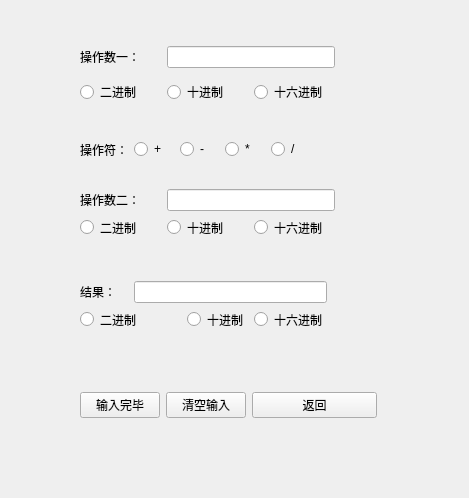
<?xml version="1.0" encoding="UTF-8"?>
<ui version="4.0">
 <class>subwidget3</class>
 <widget class="QWidget" name="subwidget3">
  <property name="geometry">
   <rect>
    <x>0</x>
    <y>0</y>
    <width>469</width>
    <height>498</height>
   </rect>
  </property>
  <property name="windowTitle">
   <string>Form</string>
  </property>
  <widget class="QWidget" name="layoutWidget">
   <property name="geometry">
    <rect>
     <x>80</x>
     <y>40</y>
     <width>255</width>
     <height>71</height>
    </rect>
   </property>
   <layout class="QGridLayout" name="gridLayout">
    <item row="1" column="1">
     <widget class="QRadioButton" name="radioButton_2">
      <property name="text">
       <string>十进制</string>
      </property>
     </widget>
    </item>
    <item row="1" column="2">
     <widget class="QRadioButton" name="radioButton_3">
      <property name="text">
       <string>十六进制</string>
      </property>
     </widget>
    </item>
    <item row="0" column="0">
     <widget class="QLabel" name="label">
      <property name="text">
       <string>操作数一：</string>
      </property>
     </widget>
    </item>
    <item row="1" column="0">
     <widget class="QRadioButton" name="radioButton">
      <property name="text">
       <string>二进制</string>
      </property>
     </widget>
    </item>
    <item row="0" column="1" colspan="2">
     <widget class="QLineEdit" name="lineEdit"/>
    </item>
   </layout>
  </widget>
  <widget class="QWidget" name="layoutWidget_2">
   <property name="geometry">
    <rect>
     <x>80</x>
     <y>189</y>
     <width>255</width>
     <height>49</height>
    </rect>
   </property>
   <layout class="QGridLayout" name="gridLayout_2">
    <item row="0" column="0">
     <widget class="QLabel" name="label_2">
      <property name="text">
       <string>操作数二：</string>
      </property>
     </widget>
    </item>
    <item row="0" column="1" colspan="2">
     <widget class="QLineEdit" name="lineEdit_2"/>
    </item>
    <item row="1" column="0">
     <widget class="QRadioButton" name="radioButton_4">
      <property name="text">
       <string>二进制</string>
      </property>
     </widget>
    </item>
    <item row="1" column="1">
     <widget class="QRadioButton" name="radioButton_5">
      <property name="text">
       <string>十进制</string>
      </property>
     </widget>
    </item>
    <item row="1" column="2">
     <widget class="QRadioButton" name="radioButton_6">
      <property name="text">
       <string>十六进制</string>
      </property>
     </widget>
    </item>
   </layout>
  </widget>
  <widget class="QWidget" name="layoutWidget_3">
   <property name="geometry">
    <rect>
     <x>80</x>
     <y>281</y>
     <width>247</width>
     <height>49</height>
    </rect>
   </property>
   <layout class="QGridLayout" name="gridLayout_3">
    <item row="0" column="0">
     <widget class="QLabel" name="label_4">
      <property name="text">
       <string>结果：</string>
      </property>
     </widget>
    </item>
    <item row="0" column="1" colspan="3">
     <widget class="QLineEdit" name="lineEdit_3"/>
    </item>
    <item row="1" column="0" colspan="2">
     <widget class="QRadioButton" name="radioButton_11">
      <property name="text">
       <string>二进制</string>
      </property>
     </widget>
    </item>
    <item row="1" column="2">
     <widget class="QRadioButton" name="radioButton_12">
      <property name="text">
       <string>十进制</string>
      </property>
     </widget>
    </item>
    <item row="1" column="3">
     <widget class="QRadioButton" name="radioButton_13">
      <property name="text">
       <string>十六进制</string>
      </property>
     </widget>
    </item>
   </layout>
  </widget>
  <widget class="QWidget" name="layoutWidget_4">
   <property name="geometry">
    <rect>
     <x>80</x>
     <y>139</y>
     <width>230</width>
     <height>21</height>
    </rect>
   </property>
   <layout class="QHBoxLayout" name="horizontalLayout">
    <item>
     <widget class="QLabel" name="label_3">
      <property name="text">
       <string>操作符：</string>
      </property>
     </widget>
    </item>
    <item>
     <widget class="QRadioButton" name="radioButton_7">
      <property name="text">
       <string>+</string>
      </property>
     </widget>
    </item>
    <item>
     <widget class="QRadioButton" name="radioButton_8">
      <property name="text">
       <string>-</string>
      </property>
     </widget>
    </item>
    <item>
     <widget class="QRadioButton" name="radioButton_9">
      <property name="text">
       <string>*</string>
      </property>
     </widget>
    </item>
    <item>
     <widget class="QRadioButton" name="radioButton_10">
      <property name="text">
       <string>/</string>
      </property>
     </widget>
    </item>
   </layout>
  </widget>
  <widget class="QWidget" name="layoutWidget_5">
   <property name="geometry">
    <rect>
     <x>80</x>
     <y>389</y>
     <width>297</width>
     <height>32</height>
    </rect>
   </property>
   <layout class="QHBoxLayout" name="horizontalLayout_3">
    <item>
     <layout class="QHBoxLayout" name="horizontalLayout_2">
      <item>
       <widget class="QPushButton" name="pushButton">
        <property name="text">
         <string>输入完毕</string>
        </property>
       </widget>
      </item>
      <item>
       <widget class="QPushButton" name="pushButton_2">
        <property name="text">
         <string>清空输入</string>
        </property>
       </widget>
      </item>
     </layout>
    </item>
    <item>
     <widget class="QPushButton" name="pushButton_3">
      <property name="text">
       <string>返回</string>
      </property>
     </widget>
    </item>
   </layout>
  </widget>
 </widget>
 <resources/>
 <connections/>
</ui>
